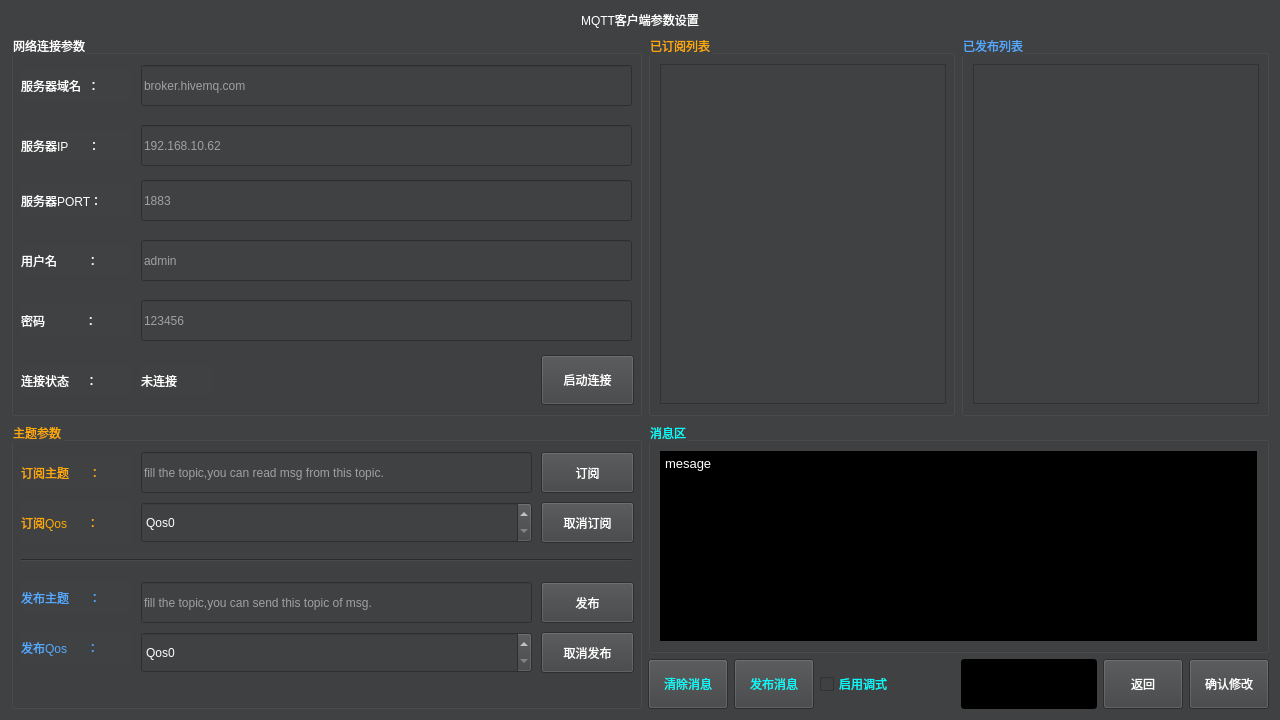
<?xml version="1.0" encoding="UTF-8"?>
<ui version="4.0">
 <class>mqtt</class>
 <widget class="QWidget" name="mqtt">
  <property name="geometry">
   <rect>
    <x>0</x>
    <y>0</y>
    <width>1280</width>
    <height>720</height>
   </rect>
  </property>
  <property name="windowTitle">
   <string>Form</string>
  </property>
  <property name="styleSheet">
   <string notr="true">background-color: rgb(64, 65, 66);</string>
  </property>
  <layout class="QGridLayout" name="gridLayout">
   <item row="2" column="0" rowspan="2">
    <widget class="QGroupBox" name="TOPICgroupBox">
     <property name="minimumSize">
      <size>
       <width>631</width>
       <height>271</height>
      </size>
     </property>
     <property name="styleSheet">
      <string notr="true">color: rgb(255, 170, 0);
font: 10pt &quot;微软雅黑&quot;;</string>
     </property>
     <property name="title">
      <string>主题参数</string>
     </property>
     <widget class="QLineEdit" name="SUBSCRIBElineEdit">
      <property name="geometry">
       <rect>
        <x>130</x>
        <y>30</y>
        <width>391</width>
        <height>41</height>
       </rect>
      </property>
      <property name="styleSheet">
       <string notr="true">color: rgb(255, 255, 255);</string>
      </property>
      <property name="placeholderText">
       <string>fill the topic,you can read msg from this topic.</string>
      </property>
     </widget>
     <widget class="QLabel" name="SUBSCRIBElabel">
      <property name="geometry">
       <rect>
        <x>10</x>
        <y>35</y>
        <width>111</width>
        <height>31</height>
       </rect>
      </property>
      <property name="text">
       <string>订阅主题      ：</string>
      </property>
     </widget>
     <widget class="QLabel" name="PUBLISHlabel">
      <property name="geometry">
       <rect>
        <x>10</x>
        <y>160</y>
        <width>111</width>
        <height>31</height>
       </rect>
      </property>
      <property name="styleSheet">
       <string notr="true">color: rgb(85, 170, 255);</string>
      </property>
      <property name="text">
       <string>发布主题      ：</string>
      </property>
     </widget>
     <widget class="QLineEdit" name="PUBLISHlineEdit">
      <property name="geometry">
       <rect>
        <x>130</x>
        <y>160</y>
        <width>391</width>
        <height>41</height>
       </rect>
      </property>
      <property name="styleSheet">
       <string notr="true">color: rgb(255, 255, 255);</string>
      </property>
      <property name="placeholderText">
       <string>fill the topic,you can send this topic of msg.</string>
      </property>
     </widget>
     <widget class="QPushButton" name="SUBSCRIBEpushButton">
      <property name="geometry">
       <rect>
        <x>530</x>
        <y>30</y>
        <width>93</width>
        <height>41</height>
       </rect>
      </property>
      <property name="minimumSize">
       <size>
        <width>0</width>
        <height>41</height>
       </size>
      </property>
      <property name="styleSheet">
       <string notr="true">color: rgb(255, 255, 255);
font: 12pt &quot;微软雅黑&quot;;</string>
      </property>
      <property name="text">
       <string>订阅</string>
      </property>
     </widget>
     <widget class="QPushButton" name="PUBLISHpushButton">
      <property name="geometry">
       <rect>
        <x>530</x>
        <y>160</y>
        <width>93</width>
        <height>41</height>
       </rect>
      </property>
      <property name="minimumSize">
       <size>
        <width>0</width>
        <height>41</height>
       </size>
      </property>
      <property name="styleSheet">
       <string notr="true">color: rgb(255, 255, 255);
font: 12pt &quot;微软雅黑&quot;;</string>
      </property>
      <property name="text">
       <string>发布</string>
      </property>
     </widget>
     <widget class="QLabel" name="SUBSCRIBEQOSlabel">
      <property name="geometry">
       <rect>
        <x>10</x>
        <y>80</y>
        <width>111</width>
        <height>41</height>
       </rect>
      </property>
      <property name="text">
       <string>订阅Qos      ：</string>
      </property>
     </widget>
     <widget class="QLabel" name="PUBLISHQOSlabel">
      <property name="geometry">
       <rect>
        <x>10</x>
        <y>210</y>
        <width>111</width>
        <height>31</height>
       </rect>
      </property>
      <property name="styleSheet">
       <string notr="true">color: rgb(85, 170, 255);</string>
      </property>
      <property name="text">
       <string>发布Qos      ：</string>
      </property>
     </widget>
     <widget class="QSpinBox" name="SUBSCRIBEQOSspinBox">
      <property name="geometry">
       <rect>
        <x>130</x>
        <y>80</y>
        <width>391</width>
        <height>41</height>
       </rect>
      </property>
      <property name="styleSheet">
       <string notr="true">color: rgb(255, 255, 255);</string>
      </property>
      <property name="prefix">
       <string>Qos</string>
      </property>
      <property name="maximum">
       <number>2</number>
      </property>
     </widget>
     <widget class="QSpinBox" name="PUBLISHQOSspinBox">
      <property name="geometry">
       <rect>
        <x>130</x>
        <y>210</y>
        <width>391</width>
        <height>41</height>
       </rect>
      </property>
      <property name="styleSheet">
       <string notr="true">color: rgb(255, 255, 255);</string>
      </property>
      <property name="prefix">
       <string>Qos</string>
      </property>
      <property name="maximum">
       <number>2</number>
      </property>
     </widget>
     <widget class="Line" name="line">
      <property name="geometry">
       <rect>
        <x>10</x>
        <y>130</y>
        <width>611</width>
        <height>16</height>
       </rect>
      </property>
      <property name="orientation">
       <enum>Qt::Horizontal</enum>
      </property>
     </widget>
     <widget class="QPushButton" name="UNSUBSCRIBEpushButton">
      <property name="geometry">
       <rect>
        <x>530</x>
        <y>80</y>
        <width>93</width>
        <height>41</height>
       </rect>
      </property>
      <property name="minimumSize">
       <size>
        <width>0</width>
        <height>41</height>
       </size>
      </property>
      <property name="styleSheet">
       <string notr="true">color: rgb(255, 255, 255);
font: 12pt &quot;微软雅黑&quot;;</string>
      </property>
      <property name="text">
       <string>取消订阅</string>
      </property>
     </widget>
     <widget class="QPushButton" name="UNPUBLISHpushButton">
      <property name="geometry">
       <rect>
        <x>530</x>
        <y>210</y>
        <width>93</width>
        <height>41</height>
       </rect>
      </property>
      <property name="minimumSize">
       <size>
        <width>0</width>
        <height>41</height>
       </size>
      </property>
      <property name="styleSheet">
       <string notr="true">color: rgb(255, 255, 255);
font: 12pt &quot;微软雅黑&quot;;</string>
      </property>
      <property name="text">
       <string>取消发布</string>
      </property>
     </widget>
    </widget>
   </item>
   <item row="0" column="0" colspan="8">
    <widget class="QLabel" name="MQTTTITLElabel">
     <property name="sizePolicy">
      <sizepolicy hsizetype="Preferred" vsizetype="Fixed">
       <horstretch>0</horstretch>
       <verstretch>0</verstretch>
      </sizepolicy>
     </property>
     <property name="styleSheet">
      <string notr="true">font: 14pt &quot;微软雅黑&quot;;
color: rgb(255, 255, 255);</string>
     </property>
     <property name="text">
      <string>&lt;html&gt;&lt;head/&gt;&lt;body&gt;&lt;p align=&quot;center&quot;&gt;MQTT客户端参数设置&lt;/p&gt;&lt;/body&gt;&lt;/html&gt;</string>
     </property>
    </widget>
   </item>
   <item row="1" column="0">
    <widget class="QGroupBox" name="NETWOEKgroupBox">
     <property name="minimumSize">
      <size>
       <width>631</width>
       <height>381</height>
      </size>
     </property>
     <property name="styleSheet">
      <string notr="true">color: rgb(255, 255, 255);
font: 10pt &quot;微软雅黑&quot;;</string>
     </property>
     <property name="title">
      <string>网络连接参数</string>
     </property>
     <widget class="QLineEdit" name="HOSTNAMElineEdit">
      <property name="geometry">
       <rect>
        <x>130</x>
        <y>30</y>
        <width>491</width>
        <height>41</height>
       </rect>
      </property>
      <property name="placeholderText">
       <string>broker.hivemq.com</string>
      </property>
     </widget>
     <widget class="QLabel" name="HOSTNAMElabel">
      <property name="geometry">
       <rect>
        <x>10</x>
        <y>35</y>
        <width>111</width>
        <height>31</height>
       </rect>
      </property>
      <property name="text">
       <string>服务器域名  ：</string>
      </property>
     </widget>
     <widget class="QLabel" name="HOSTIPlabel">
      <property name="geometry">
       <rect>
        <x>10</x>
        <y>95</y>
        <width>111</width>
        <height>31</height>
       </rect>
      </property>
      <property name="text">
       <string>服务器IP      ：</string>
      </property>
     </widget>
     <widget class="QLineEdit" name="HOSTIPlineEdit">
      <property name="geometry">
       <rect>
        <x>130</x>
        <y>90</y>
        <width>491</width>
        <height>41</height>
       </rect>
      </property>
      <property name="placeholderText">
       <string>192.168.10.62</string>
      </property>
     </widget>
     <widget class="QLabel" name="HOSTPORTlabel">
      <property name="geometry">
       <rect>
        <x>10</x>
        <y>150</y>
        <width>111</width>
        <height>31</height>
       </rect>
      </property>
      <property name="text">
       <string>服务器PORT：</string>
      </property>
     </widget>
     <widget class="QLineEdit" name="HOSTPORTlineEdit">
      <property name="geometry">
       <rect>
        <x>130</x>
        <y>145</y>
        <width>491</width>
        <height>41</height>
       </rect>
      </property>
      <property name="placeholderText">
       <string>1883</string>
      </property>
     </widget>
     <widget class="QLabel" name="USERNAMElabel">
      <property name="geometry">
       <rect>
        <x>10</x>
        <y>210</y>
        <width>111</width>
        <height>31</height>
       </rect>
      </property>
      <property name="text">
       <string>用户名         ：</string>
      </property>
     </widget>
     <widget class="QLineEdit" name="USERNAMElineEdit">
      <property name="geometry">
       <rect>
        <x>130</x>
        <y>205</y>
        <width>491</width>
        <height>41</height>
       </rect>
      </property>
      <property name="placeholderText">
       <string>admin</string>
      </property>
     </widget>
     <widget class="QLabel" name="KEYWORDlabel">
      <property name="geometry">
       <rect>
        <x>10</x>
        <y>270</y>
        <width>111</width>
        <height>31</height>
       </rect>
      </property>
      <property name="text">
       <string>密码            ：</string>
      </property>
     </widget>
     <widget class="QLineEdit" name="KEYWORDlineEdit">
      <property name="geometry">
       <rect>
        <x>130</x>
        <y>265</y>
        <width>491</width>
        <height>41</height>
       </rect>
      </property>
      <property name="placeholderText">
       <string>123456</string>
      </property>
     </widget>
     <widget class="QPushButton" name="CONNECTpushButton">
      <property name="geometry">
       <rect>
        <x>530</x>
        <y>320</y>
        <width>93</width>
        <height>50</height>
       </rect>
      </property>
      <property name="minimumSize">
       <size>
        <width>0</width>
        <height>50</height>
       </size>
      </property>
      <property name="styleSheet">
       <string notr="true">color: rgb(255, 255, 255);
font: 12pt &quot;微软雅黑&quot;;</string>
      </property>
      <property name="text">
       <string>启动连接</string>
      </property>
     </widget>
     <widget class="QLabel" name="CONNECTlabel">
      <property name="geometry">
       <rect>
        <x>10</x>
        <y>330</y>
        <width>111</width>
        <height>31</height>
       </rect>
      </property>
      <property name="text">
       <string>连接状态     ：</string>
      </property>
     </widget>
     <widget class="QLabel" name="CONNECTSTATElabel">
      <property name="geometry">
       <rect>
        <x>130</x>
        <y>330</y>
        <width>72</width>
        <height>31</height>
       </rect>
      </property>
      <property name="text">
       <string>未连接</string>
      </property>
     </widget>
    </widget>
   </item>
   <item row="3" column="1">
    <widget class="QPushButton" name="CLEARpushButton">
     <property name="minimumSize">
      <size>
       <width>0</width>
       <height>50</height>
      </size>
     </property>
     <property name="styleSheet">
      <string notr="true">color: rgb(0, 255, 255);
font: 10pt &quot;微软雅黑&quot;;</string>
     </property>
     <property name="text">
      <string>清除消息</string>
     </property>
    </widget>
   </item>
   <item row="3" column="6">
    <widget class="QPushButton" name="returnpushButton">
     <property name="minimumSize">
      <size>
       <width>0</width>
       <height>50</height>
      </size>
     </property>
     <property name="styleSheet">
      <string notr="true">color: rgb(255, 255, 255);
font: 12pt &quot;微软雅黑&quot;;</string>
     </property>
     <property name="text">
      <string>返回</string>
     </property>
    </widget>
   </item>
   <item row="1" column="1" colspan="4">
    <widget class="QGroupBox" name="SUBSCRIBEgroupBox">
     <property name="minimumSize">
      <size>
       <width>306</width>
       <height>0</height>
      </size>
     </property>
     <property name="styleSheet">
      <string notr="true">color: rgb(255, 170, 0);
font: 10pt &quot;微软雅黑&quot;;</string>
     </property>
     <property name="title">
      <string>已订阅列表</string>
     </property>
     <layout class="QGridLayout" name="gridLayout_3">
      <item row="0" column="0">
       <widget class="QListWidget" name="SUBSCRIBElistWidget">
        <property name="minimumSize">
         <size>
          <width>286</width>
          <height>0</height>
         </size>
        </property>
       </widget>
      </item>
     </layout>
    </widget>
   </item>
   <item row="2" column="1" colspan="7">
    <widget class="QGroupBox" name="groupBox">
     <property name="styleSheet">
      <string notr="true">color: rgb(0, 255, 255);
font: 10pt &quot;微软雅黑&quot;;</string>
     </property>
     <property name="title">
      <string>消息区</string>
     </property>
     <layout class="QGridLayout" name="gridLayout_2">
      <item row="0" column="0">
       <widget class="QTextBrowser" name="textBrowser">
        <property name="styleSheet">
         <string notr="true">background-color: rgb(0, 0, 0);
color: rgb(255, 255, 255);</string>
        </property>
        <property name="html">
         <string>&lt;!DOCTYPE HTML PUBLIC &quot;-//W3C//DTD HTML 4.0//EN&quot; &quot;http://www.w3.org/TR/REC-html40/strict.dtd&quot;&gt;
&lt;html&gt;&lt;head&gt;&lt;meta name=&quot;qrichtext&quot; content=&quot;1&quot; /&gt;&lt;style type=&quot;text/css&quot;&gt;
p, li { white-space: pre-wrap; }
&lt;/style&gt;&lt;/head&gt;&lt;body style=&quot; font-family:'微软雅黑'; font-size:10pt; font-weight:400; font-style:normal;&quot;&gt;
&lt;p style=&quot; margin-top:0px; margin-bottom:0px; margin-left:0px; margin-right:0px; -qt-block-indent:0; text-indent:0px;&quot;&gt;mesage&lt;/p&gt;&lt;/body&gt;&lt;/html&gt;</string>
        </property>
       </widget>
      </item>
     </layout>
    </widget>
   </item>
   <item row="3" column="2">
    <widget class="QPushButton" name="SENDMSGpushButton">
     <property name="minimumSize">
      <size>
       <width>0</width>
       <height>50</height>
      </size>
     </property>
     <property name="styleSheet">
      <string notr="true">color: rgb(0, 255, 255);
font: 10pt &quot;微软雅黑&quot;;</string>
     </property>
     <property name="text">
      <string>发布消息</string>
     </property>
    </widget>
   </item>
   <item row="3" column="7">
    <widget class="QPushButton" name="confirmpushButton">
     <property name="minimumSize">
      <size>
       <width>0</width>
       <height>50</height>
      </size>
     </property>
     <property name="styleSheet">
      <string notr="true">color: rgb(255, 255, 255);
font: 12pt &quot;微软雅黑&quot;;</string>
     </property>
     <property name="text">
      <string>确认修改</string>
     </property>
    </widget>
   </item>
   <item row="3" column="3">
    <widget class="QCheckBox" name="checkBox">
     <property name="minimumSize">
      <size>
       <width>0</width>
       <height>50</height>
      </size>
     </property>
     <property name="styleSheet">
      <string notr="true">color: rgb(0, 255, 255);
font: 10pt &quot;微软雅黑&quot;;</string>
     </property>
     <property name="text">
      <string>启用调式</string>
     </property>
    </widget>
   </item>
   <item row="1" column="5" colspan="3">
    <widget class="QGroupBox" name="groupBox_2">
     <property name="minimumSize">
      <size>
       <width>306</width>
       <height>0</height>
      </size>
     </property>
     <property name="styleSheet">
      <string notr="true">color: rgb(85, 170, 255);
font: 10pt &quot;微软雅黑&quot;;</string>
     </property>
     <property name="title">
      <string>已发布列表</string>
     </property>
     <layout class="QGridLayout" name="gridLayout_4">
      <item row="0" column="0">
       <widget class="QListWidget" name="PUBLISHlistWidget">
        <property name="minimumSize">
         <size>
          <width>286</width>
          <height>0</height>
         </size>
        </property>
       </widget>
      </item>
     </layout>
    </widget>
   </item>
   <item row="3" column="5">
    <widget class="QLineEdit" name="DEBUGlineEdit">
     <property name="minimumSize">
      <size>
       <width>0</width>
       <height>50</height>
      </size>
     </property>
     <property name="styleSheet">
      <string notr="true">background-color: rgb(0, 0, 0);
color: rgb(255, 255, 255);</string>
     </property>
    </widget>
   </item>
  </layout>
 </widget>
 <resources/>
 <connections/>
</ui>
